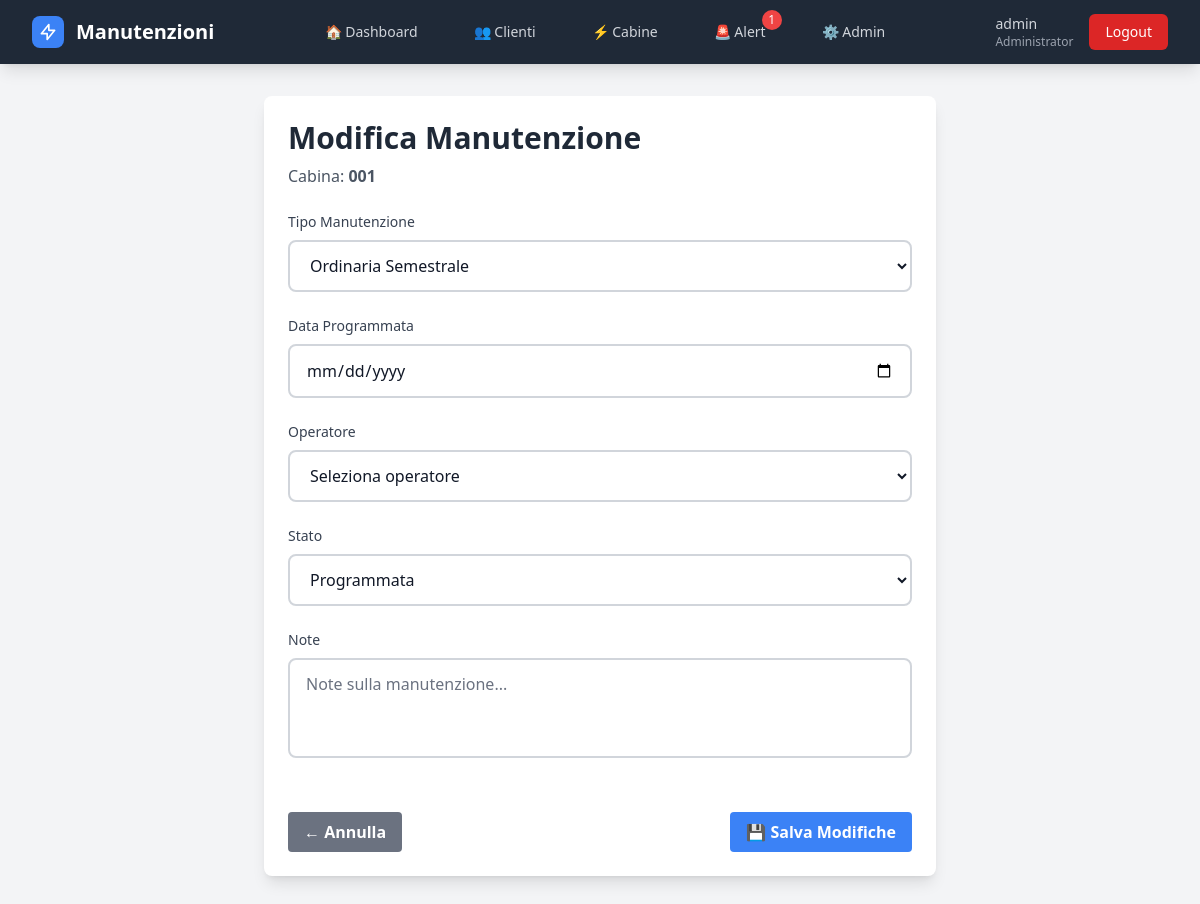
Page /manutenzione/41/modifica/ (signed in) on the earlier database version.
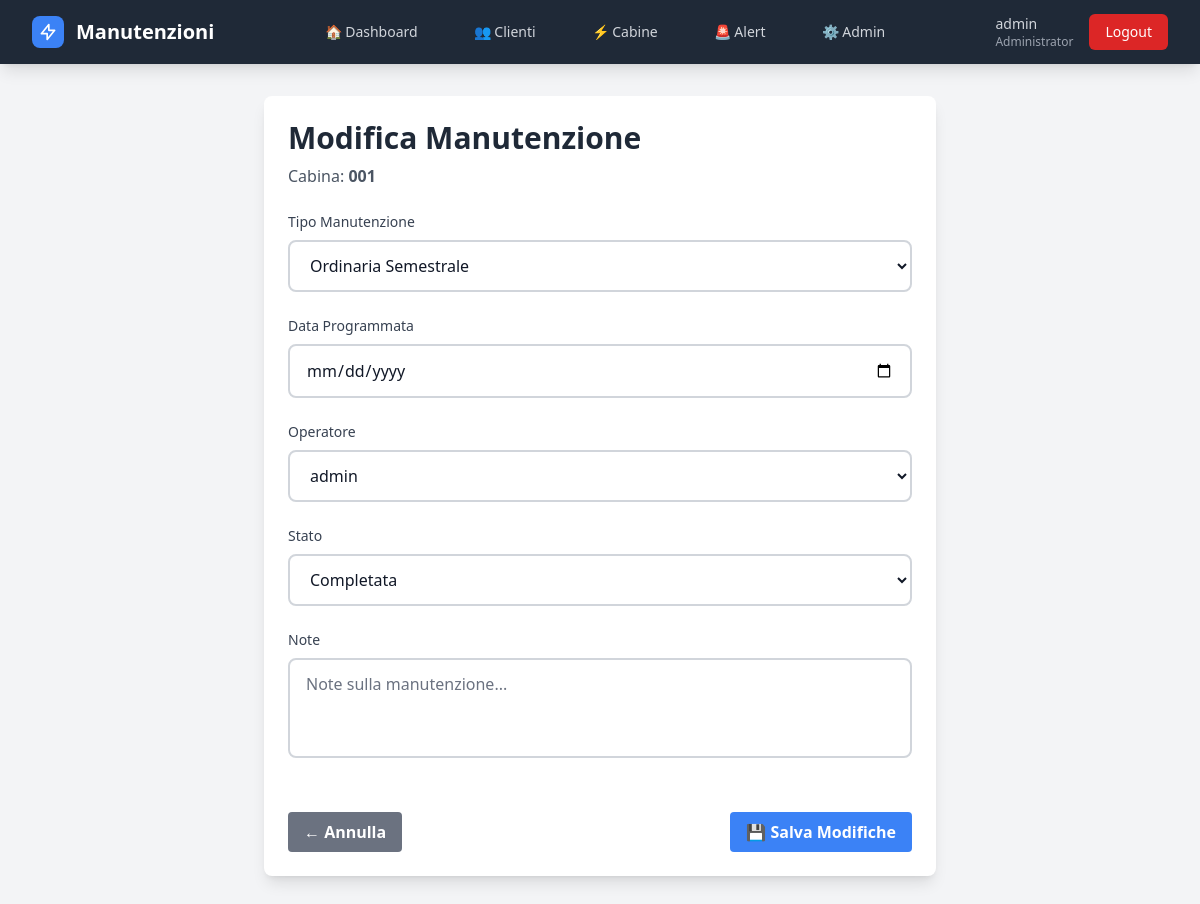
Same page on the later database version.
### gestione/models.py (models this page shows, shortened)
class ManutenzioneProgrammata(models.Model):
    TIPO_CHOICES = [
        ('semestrale', 'Ordinaria Semestrale'),
        ('annuale', 'Ordinaria Annuale'),
        ('straordinaria', 'Straordinaria'),
    ]
    STATO_CHOICES = [
        ('programmata', 'Programmata'),
        ('in_corso', 'In Corso'),
        ('completata', 'Completata'),
        ('annullata', 'Annullata'),
    ]
    cabina = models.ForeignKey(Cabina, on_delete=models.CASCADE, related_name='manutenzioni')
    tipo = models.CharField(max_length=20, choices=TIPO_CHOICES, default='semestrale')
    data_programmata = models.DateField()
    data_completamento = models.DateField(null=True, blank=True)
    stato = models.CharField(max_length=20, choices=STATO_CHOICES, default='programmata')
    operatore = models.ForeignKey(User, on_delete=models.SET_NULL, null=True, blank=True)
    note = models.TextField(blank=True)
    creata_da = models.ForeignKey(User, on_delete=models.SET_NULL, null=True, related_name='manutenzioni_create')
    data_creazione = models.DateTimeField(auto_now_add=True)
    class Meta:
        ordering = ['data_completamento']
        verbose_name = 'Manutenzione Programmata'
        verbose_name_plural = 'Manutenzioni Programmate'

### gestione/views.py (the view)
# urls.py: path('manutenzione/<int:manutenzione_id>/modifica/', views.modifica_manutenzione, name='modifica_manutenzione'),
@login_required
def modifica_manutenzione(request, manutenzione_id):
    if not (request.user.is_administrator() or request.user.is_controlroom()):
        messages.error(request, "Non hai i permessi.")
        return redirect('dashboard')
    manutenzione = get_object_or_404(ManutenzioneProgrammata, id=manutenzione_id)
    if request.method == 'POST':
        form = ModificaManutenzioneProgrammataForm(request.POST, instance=manutenzione)
        if form.is_valid():
            form.save()
            messages.success(request, f"Manutenzione {manutenzione.get_tipo_display()} modificata!")
            return redirect(reverse('dettaglio_cabina', kwargs={'matricola': manutenzione.cabina.matricola}) + '#tab-manutenzioni')
    else:
        form = ModificaManutenzioneProgrammataForm(instance=manutenzione)
    return render(request, 'manutenzioni/modifica_manutenzione.html', {
        'form': form,
        'manutenzione': manutenzione,
        'cabina': manutenzione.cabina
    })

### gestione/context_processors.py (called while the page is built)
def alert_count(request):
    if not request.user.is_authenticated:
        return {'alert_count': 0}
    alert_cabine = 0
    for cabina in Cabina.objects.filter(attiva=True):
        stato = cabina.stato_manutenzione_ordinaria()
        if stato in ['scaduta', 'in_scadenza']:
            alert_cabine += 1
    alert_componenti = 0
    for componente in Componente.objects.filter(attivo=True):
        stato = componente.stato_manutenzione()
        if stato in ['scaduta', 'in_scadenza']:
            alert_componenti += 1
    total_alert = alert_cabine + alert_componenti
    return {
        'alert_count': total_alert,
        'alert_critici': alert_cabine,
        'alert_componenti': alert_componenti,
    }

### gestione/models.py (called while the page is built)
    def is_administrator(self):
        return self.is_superuser or self.ruolo == 'Administrator'

    def prossima_manutenzione_ordinaria(self):
        prossima = self.manutenzioni.filter(
            stato='programmata',
            tipo__in=['semestrale', 'annuale']
        ).order_by('data_programmata').first()
        return prossima.data_programmata if prossima else None

### templates/manutenzioni/modifica_manutenzione.html (shortened to what this page needs)
{% extends 'base.html' %}
{% block content %}
<div class="container mx-auto p-8">
    <div class="max-w-2xl mx-auto">
        <div class="bg-white shadow-lg rounded-lg p-6">
            <div class="mb-6">
                <h1 class="text-3xl font-bold text-gray-800">Modifica Manutenzione</h1>
                <p class="text-gray-600 mt-2">Cabina: <strong>{{ cabina.matricola }}</strong></p>
            </div>
            <form method="post" class="space-y-6">
                <div>
                    <label class="block text-sm font-medium text-gray-700 mb-2">
                        Tipo Manutenzione
                    </label>
                    {{ form.tipo }}
                </div>
                <div>
                    <label class="block text-sm font-medium text-gray-700 mb-2">
                        Data Programmata
                    </label>
                    {{ form.data_programmata }}
                </div>
                <div>
                    <label class="block text-sm font-medium text-gray-700 mb-2">
                        Operatore
                    </label>
                    {{ form.operatore }}
                </div>
                <div>
                    <label class="block text-sm font-medium text-gray-700 mb-2">
                        Stato
                    </label>
                    {{ form.stato }}
                </div>
                <div>
                    <label class="block text-sm font-medium text-gray-700 mb-2">
                        Note
                    </label>
                    {{ form.note }}
                </div>
                <div class="flex justify-between pt-6">
                    <a href="{% url 'dettaglio_cabina' cabina.matricola %}"
                       class="bg-gray-500 hover:bg-gray-700 text-white font-bold py-2 px-4 rounded">
                        ← Annulla
                    </a>
                    <button type="submit"
                            class="bg-blue-500 hover:bg-blue-700 text-white font-bold py-2 px-4 rounded">
                        💾 Salva Modifiche
                    </button>
                </div>
            </form>
        </div>
    </div>
</div>
{% endblock %}

### templates/base.html (shortened to what the changed rows need)
<!DOCTYPE html>
<html lang="it">
<head>
    <script src="https://cdn.tailwindcss.com"></script>
</head>
<body class="bg-gray-100 min-h-screen">
    {% if user.is_authenticated %}
    <nav class="bg-primary shadow-lg fixed w-full top-0 z-50">
        <div class="max-w-7xl mx-auto px-4 sm:px-6 lg:px-8">
            <div class="flex justify-between h-16">
                <div class="hidden md:flex items-center space-x-8">
                    <a href="{% url 'lista_alert' %}" class="text-gray-300 hover:text-white px-3 py-2 rounded-md text-sm font-medium transition-colors relative
          {% if request.resolver_match.url_name == 'lista_alert' %}bg-secondary text-white{% endif %}">
                        🚨 Alert
                        {% if alert_count > 0 %}
                        <span
                            class="absolute -top-1 -right-1 bg-red-500 text-white text-xs rounded-full h-5 w-5 flex items-center justify-center">
                            {{ alert_count }}
                        </span>
                        {% endif %}
                    </a>
                </div>
            </div>
        </div>
    </nav>
    {% endif %}
    <main class="{% if user.is_authenticated %}pt-16{% endif %}">
        {% block content %}
        {% endblock %}
    </main>
</body>
</html>

Differences in the rows shown:
changed ManutenzioneProgrammata "Ordinaria Semestrale": operatore "Seleziona operatore" → "admin"; stato "Programmata" → "Completata"
Other differences:
{{ alert_count }}: "1" → (not shown)
